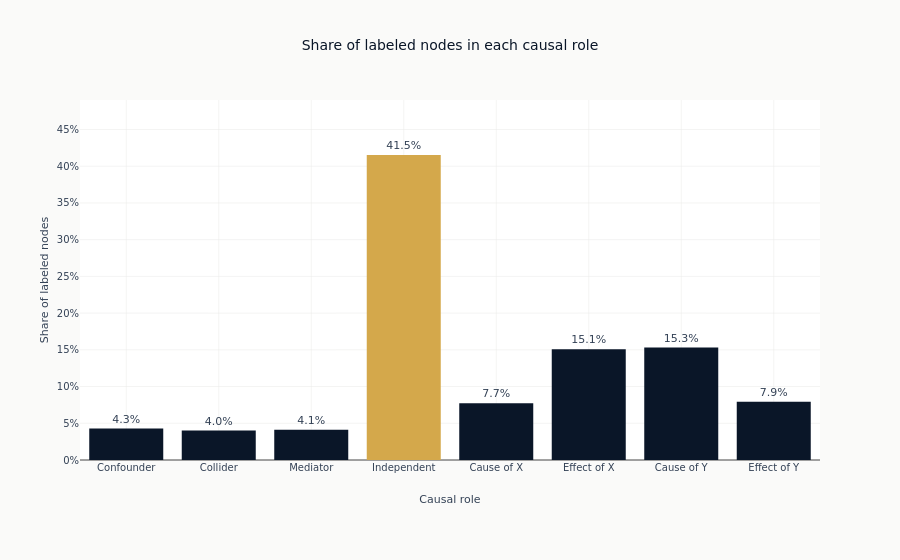

Notebook cell for this chart:
### Markdown cell above
## 9. Visual Evidence

### The Simulator Is Imbalanced

Balanced accuracy is the appropriate score because independent nodes are much more frequent than
several directional roles. Raw accuracy would let the largest category dominate.

### Code cell
category_tick_labels = [
    "Confounder",
    "Collider",
    "Mediator",
    "Independent",
    "Cause of X",
    "Effect of X",
    "Cause of Y",
    "Effect of Y",
]
category_compact_labels = [
    "Conf.",
    "Coll.",
    "Med.",
    "Indep.",
    "Cause X",
    "Effect X",
    "Cause Y",
    "Effect Y",
]
category_shares = label_counts / label_counts.sum()
largest_category = int(np.argmax(category_shares))

fig = go.Figure(
    go.Bar(
        x=category_tick_labels,
        y=category_shares,
        marker_color=[
            COLORS["amber"] if i == largest_category else COLORS["blue"]
            for i in range(len(category_tick_labels))
        ],
        text=[f"{share:.1%}" for share in category_shares],
        textposition="outside",
    )
)
fig.update_layout(
    title="Share of labeled nodes in each causal role",
    xaxis_title="Causal role",
    yaxis_title="Share of labeled nodes",
    yaxis=dict(range=[0, max(category_shares) * 1.18], tickformat=".0%"),
    margin=dict(b=100),
    showlegend=False,
)
show_plotly_with_alt(
    fig,
    "Bar chart of the share of labeled nodes falling in each causal role, with the share "
    "printed above every bar and the largest role drawn in amber against blue for the rest. "
    "The roles are unevenly represented.",
)

### Figure 1 — Plotly figure (JSON) as saved in the notebook; plotly's stock layout.template omitted (floating-point values rounded to 4 significant figures)
{"data": [{"marker": {"color": ["#0a1628", "#0a1628", "#0a1628", "#D4A84B", "#0a1628", "#0a1628", "#0a1628", "#0a1628"]}, "text": ["4.3%", "4.0%", "4.1%", "41.5%", "7.7%", "15.1%", "15.3%", "7.9%"], "textposition": "outside", "type": "bar", "x": ["Confounder", "Collider", "Mediator", "Independent", "Cause of X", "Effect of X", "Cause of Y", "Effect of Y"], "y": [0.0428, 0.04012, 0.04113, 0.4154, 0.07713, 0.1509, 0.153, 0.07947]}], "layout": {"margin": {"b": 100}, "showlegend": false, "title": {"text": "Share of labeled nodes in each causal role"}, "xaxis": {"title": {"text": "Causal role"}}, "yaxis": {"range": [0, 0.4902], "tickformat": ".0%", "title": {"text": "Share of labeled nodes"}}}}
